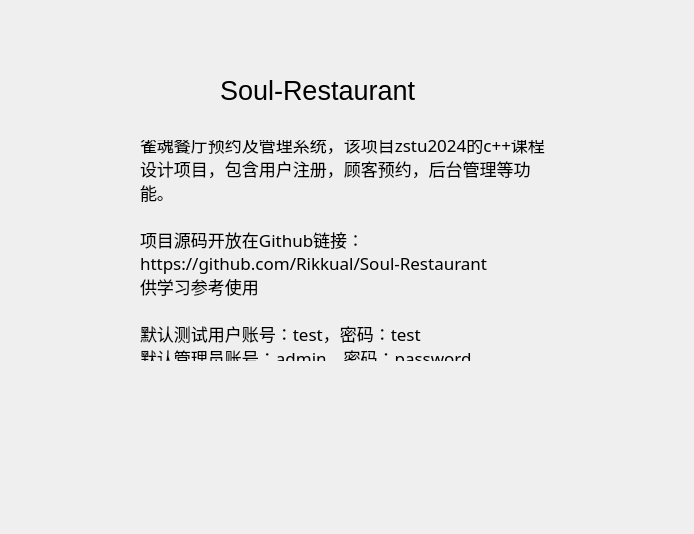
<?xml version="1.0" encoding="UTF-8"?>
<ui version="4.0">
 <class>AboutWidget</class>
 <widget class="QWidget" name="AboutWidget">
  <property name="geometry">
   <rect>
    <x>0</x>
    <y>0</y>
    <width>694</width>
    <height>534</height>
   </rect>
  </property>
  <property name="windowTitle">
   <string>AboutWidget</string>
  </property>
  <widget class="QLabel" name="label">
   <property name="geometry">
    <rect>
     <x>220</x>
     <y>60</y>
     <width>241</width>
     <height>61</height>
    </rect>
   </property>
   <property name="font">
    <font>
     <pointsize>20</pointsize>
    </font>
   </property>
   <property name="text">
    <string>Soul-Restaurant</string>
   </property>
  </widget>
  <widget class="QLabel" name="label_2">
   <property name="geometry">
    <rect>
     <x>140</x>
     <y>140</y>
     <width>411</width>
     <height>221</height>
    </rect>
   </property>
   <property name="font">
    <font>
     <family>微软雅黑</family>
     <pointsize>13</pointsize>
    </font>
   </property>
   <property name="text">
    <string>雀魂餐厅预约及管理系统，该项目zstu2024的c++课程设计项目，包含用户注册，顾客预约，后台管理等功能。

项目源码开放在Github链接：
https://github.com/Rikkual/Soul-Restaurant 
供学习参考使用

默认测试用户账号：test，密码：test
默认管理员账号：admin，密码：password</string>
   </property>
   <property name="wordWrap">
    <bool>true</bool>
   </property>
  </widget>
 </widget>
 <resources/>
 <connections/>
</ui>
